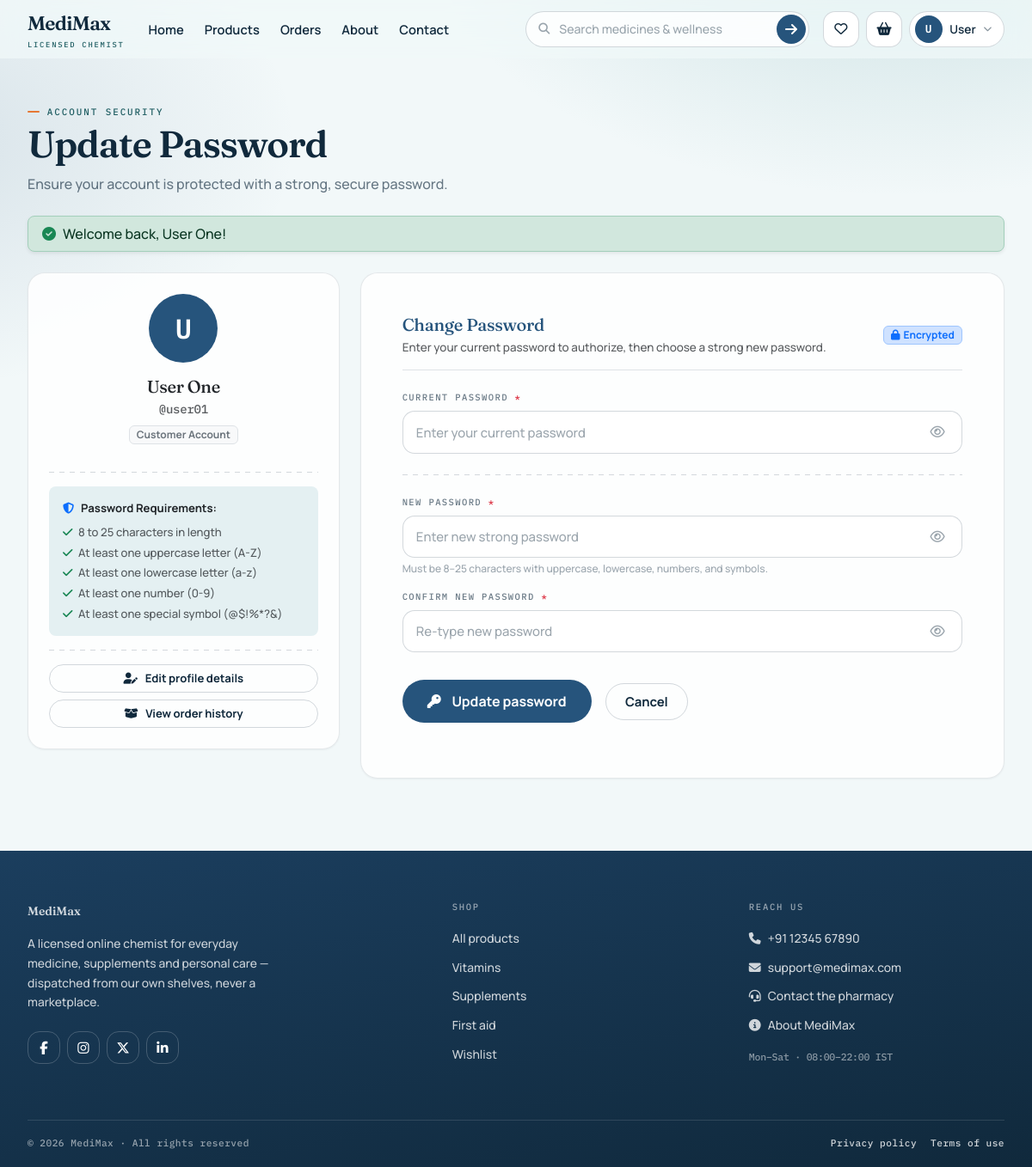
The app's page /?page=change-password&return_to=/MediMax/ (signed in) with its own data.
### tables this page shows
CREATE TABLE IF NOT EXISTS `users` (
  `id` int(10) unsigned NOT NULL AUTO_INCREMENT,
  `username` varchar(50) DEFAULT NULL,
  `name` varchar(150) DEFAULT NULL,
  `email` varchar(191) NOT NULL COMMENT 'Unique login email address',
  `password` varchar(255) NOT NULL COMMENT 'Bcrypt or Argon2 hashed password',
  `role` enum('customer','admin','owner') NOT NULL DEFAULT 'customer' COMMENT 'Role permissions for storefront and console',
  `image` varchar(255) DEFAULT NULL COMMENT 'Profile photo filename in public/images/',
  `phone` varchar(20) DEFAULT NULL COMMENT 'Optional contact phone number',
  `status` enum('active','inactive','suspended') NOT NULL DEFAULT 'active',
  `is_active` tinyint(1) NOT NULL DEFAULT 1,
  `created_at` timestamp NOT NULL DEFAULT current_timestamp(),
  `updated_at` timestamp NOT NULL DEFAULT current_timestamp() ON UPDATE current_timestamp(),
  PRIMARY KEY (`id`),
  UNIQUE KEY `email` (`email`),
  UNIQUE KEY `unique_username` (`username`),
  KEY `idx_users_role` (`role`),
  KEY `idx_users_status` (`status`),
  KEY `idx_users_is_active` (`is_active`)
);

### app/controllers/AuthController.php (called while the page is built, shortened)
<?php
class AuthController extends Controller {
    private function getSafeReturnUrl($rawReturn, $defaultUrl = null, array $disallowedPages = ['profile', 'edit-profile']) {
        $rawReturn = trim($rawReturn);
        $parsed = parse_url($rawReturn);
        $path = $parsed['path'] ?? '';
        $query = !empty($parsed['query']) ? '?' . $parsed['query'] : '';
        $localUrl = $path . $query;
        $queryParams = [];
        $targetPage = strtolower($queryParams['page'] ?? '');
        return $localUrl;
    }
    public function changePassword() {
        $userId = (int)$_SESSION['user']['id'];
        $pdo = Database::getConnection();
        $user = null;
        if ($pdo) {
            try {
                $stmt = $pdo->prepare("SELECT id, username, name, email, password, role, phone, image, created_at FROM users WHERE id = :id LIMIT 1");
                $stmt->execute([':id' => $userId]);
                $user = $stmt->fetch();
            } catch (PDOException $e) {
                error_log("User lookup error: " . $e->getMessage());
            }
        }
        $rawReturn = $_REQUEST['return_to'] ?? $_SERVER['HTTP_REFERER'] ?? '';
        $returnTo = $this->getSafeReturnUrl($rawReturn, url('profile'), ['change-password', 'update-password']);
        $errorMessage = '';
        $successMessage = $_SESSION['flash_success'] ?? '';
        $this->view('pages/change_password', [
            'user'           => $user,
            'errorMessage'   => $errorMessage,
            'successMessage' => $successMessage,
            'returnTo'       => $returnTo,
            'pageTitle'      => 'Update Password - MediMax.com'
        ]);
    }
}

### public/index.php (called while the page is built, shortened)
<?php
require_once __DIR__ . '/../config/app.php';
$router = new Router();
$router->dispatch();

### index.php (called while the page is built)
<?php
require_once __DIR__ . '/public/index.php';

### config/app.php (called while the page is built, shortened)
<?php
function asset($path) {
    $cleanPath = ltrim($path, '/');
    return BASE_URL . 'public/' . $cleanPath;
}
function url($page = '') {
    if (empty($page)) {
        return BASE_URL;
    }
    return BASE_URL . '?page=' . $page;
}
function isActive($page, $current) {
    return $page === $current ? 'active' : '';
}

### app/views/pages/change_password.php (the view, shortened to what this page needs)
<?php
Controller::partial('layouts/header', ['pageTitle' => $pageTitle ?? 'Update Password - MediMax.com']);
$uName     = $user['name'] ?? '';
$uUsername = $user['username'] ?? '';
$uRole     = $user['role'] ?? 'customer';
$displayName = !empty($uName) ? $uName : $uUsername;
$avatarInitial = strtoupper(substr($displayName ?: 'U', 0, 1));
$returnTo = $returnTo ?? url('profile');
?>
<div class="page">
  <div class="mm-container">
    <div class="page-head mb-4">
      <p class="eyebrow">Account Security</p>
      <h1 class="title-page">Update Password</h1>
      <p class="lede mb-0">Ensure your account is protected with a strong, secure password.</p>
    </div>
    <?php if (!empty($successMessage)): ?>
      <div class="alert alert-success d-flex align-items-center gap-2 py-2 px-3 mb-4 rounded-3 shadow-sm" role="alert">
        <i class="fas fa-circle-check flex-shrink-0 text-success"></i>
        <div><?= $successMessage ?></div>
      </div>
    <?php endif; ?>
    <div class="row g-4">
      <div class="col-lg-4">
        <div class="mm-card p-4 text-center">
          <div class="avatar mx-auto mb-3" style="width: 80px; height: 80px; font-size: 2rem; border-radius: 50%;" data-avatar-tint="<?= htmlspecialchars($displayName) ?>">
            <?= htmlspecialchars($avatarInitial) ?>
          </div>
          <h2 class="h5 mb-1 text-dark"><?= htmlspecialchars($displayName) ?></h2>
          <p class="text-muted num mb-2" style="font-size: .88rem; color: var(--primary-teal, #26547C);">@<?= htmlspecialchars($uUsername) ?></p>
          <span class="badge bg-light text-secondary border px-2 py-1 mb-3 text-capitalize" style="font-size: .75rem;">
            <?= htmlspecialchars($uRole) ?> Account
          </span>
          <hr class="label-rule my-3">
          <div class="text-start p-3 rounded-3" style="background: var(--mist, #F4F6F8); font-size: .82rem;">
            <p class="fw-bold mb-2 text-dark">
              <i class="fas fa-shield-halved text-primary me-2"></i>Password Requirements:
            </p>
            <ul class="list-unstyled mb-0 d-flex flex-column gap-1 text-muted">
              <li><i class="fas fa-check text-success me-1"></i> 8 to 25 characters in length</li>
              <li><i class="fas fa-check text-success me-1"></i> At least one uppercase letter (A-Z)</li>
              <li><i class="fas fa-check text-success me-1"></i> At least one lowercase letter (a-z)</li>
              <li><i class="fas fa-check text-success me-1"></i> At least one number (0-9)</li>
              <li><i class="fas fa-check text-success me-1"></i> At least one special symbol (@$!%*?&)</li>
            </ul>
          </div>
          <hr class="label-rule my-3">
          <div class="d-grid gap-2">
            <a href="<?= url('profile') ?>" class="btn-mm btn-mm-ghost btn-mm-sm text-center">
              <i class="fas fa-user-pen" aria-hidden="true"></i><span>Edit profile details</span>
            </a>
            <a href="<?= url('orders') ?>" class="btn-mm btn-mm-ghost btn-mm-sm text-center">
              <i class="fas fa-box-open" aria-hidden="true"></i><span>View order history</span>
            </a>
          </div>
        </div>
      </div>
      <div class="col-lg-8">
        <div class="mm-card p-4 p-md-5">
          <div class="d-flex align-items-center justify-content-between mb-4 border-bottom pb-3">
            <div>
              <h2 class="h5 mb-1" style="color: var(--primary-dark, #26547C);">Change Password</h2>
              <p class="text-muted mb-0" style="font-size: .84rem;">Enter your current password to authorize, then choose a strong new password.</p>
            </div>
            <span class="badge bg-primary-subtle text-primary border border-primary-subtle px-2 py-1">
              <i class="fas fa-lock me-1"></i>Encrypted
            </span>
          </div>
          <form action="<?= url('change-password') ?>" method="POST" id="changePasswordForm" novalidate>
            <div class="mm-field mb-4">
              <label for="old_password">Current Password <span class="text-danger">*</span></label>
              <div class="mm-field--pw">
                <input class="mm-input" type="password" id="old_password" name="old_password" required
                       data-validation="required"
                       placeholder="Enter your current password" autocomplete="current-password">
                <button class="pw-toggle" type="button" data-pw-toggle="old_password" aria-label="Toggle current password visibility">
                  <i class="far fa-eye" aria-hidden="true"></i>
                </button>
              </div>
            </div>
            <hr class="label-rule my-4">
            <div class="mm-field mb-3">
              <label for="new_password">New Password <span class="text-danger">*</span></label>
              <div class="mm-field--pw">
                <input class="mm-input" type="password" id="new_password" name="new_password" required
                       data-validation="required strongPassword min max" data-min="8" data-max="25"
                       placeholder="Enter new strong password" autocomplete="new-password">
                <button class="pw-toggle" type="button" data-pw-toggle="new_password" aria-label="Toggle new password visibility">
                  <i class="far fa-eye" aria-hidden="true"></i>
                </button>
              </div>
              <p class="mb-0 mt-1" style="font-size: .75rem; color: var(--ink-40, #666);">
                Must be 8–25 characters with uppercase, lowercase, numbers, and symbols.
              </p>
            </div>
            <div class="mm-field mb-4">
              <label for="confirm_password">Confirm New Password <span class="text-danger">*</span></label>
              <div class="mm-field--pw">
                <input class="mm-input" type="password" id="confirm_password" name="confirm_password" required
                       data-validation="required confirmPassword" data-password-id="new_password"
                       placeholder="Re-type new password" autocomplete="new-password">
                <button class="pw-toggle" type="button" data-pw-toggle="confirm_password" aria-label="Toggle confirm password visibility">
                  <i class="far fa-eye" aria-hidden="true"></i>
                </button>
              </div>
            </div>
            <div class="d-flex align-items-center gap-3 pt-2">
              <button type="submit" class="btn-mm btn-mm-primary btn-mm-lg">
                <i class="fas fa-key me-1"></i><span>Update password</span>
              </button>
              <a href="<?= htmlspecialchars($returnTo) ?>" class="btn-mm btn-mm-ghost">Cancel</a>
            </div>
          </form>
        </div>
      </div>
    </div>
  </div>
</div>

### app/views/layouts/header.php (shortened to what this page needs)
<?php
$currentPage = $_GET['page'] ?? 'home';
$isLoggedIn   = !empty($_SESSION['user']);
$navUser           = $_SESSION['user'] ?? null;
$hasName           = !empty($navUser['name']);
$displayHeaderName = $hasName ? $navUser['name'] : (!empty($navUser['username']) ? $navUser['username'] : 'User');
$navUserFirst      = $navUser ? strtok($displayHeaderName, ' ') : 'Sign in';
$avatarLetter      = strtoupper(substr($displayHeaderName, 0, 1));
?>
<!DOCTYPE html>
<html lang="en">
<head>
    <link href="https://cdn.jsdelivr.net/npm/bootstrap@5.3.3/dist/css/bootstrap.min.css" rel="stylesheet">
    <link rel="stylesheet" href="https://cdnjs.cloudflare.com/ajax/libs/font-awesome/6.6.0/css/all.min.css">
    <link rel="stylesheet" href="<?= asset('css/custom.css') ?>">
</head>
<body>
<nav class="navbar navbar-expand-lg fixed-top mm-nav" aria-label="Main">
  <div class="mm-container d-flex flex-wrap align-items-center justify-content-between">
    <a class="navbar-brand" href="<?= url() ?>">
      <span>MediMax<small>Licensed chemist</small></span>
    </a>
    <div class="offcanvas offcanvas-end" tabindex="-1" id="navOffcanvas" aria-labelledby="navOffcanvasLabel">
      <div class="offcanvas-body d-lg-flex align-items-lg-center gap-lg-3">
        <ul class="navbar-nav me-lg-auto mb-0">
          <li class="nav-item"><a class="nav-link <?= isActive('home', $currentPage) ?>" href="<?= url() ?>">Home</a></li>
          <li class="nav-item"><a class="nav-link <?= isActive('products', $currentPage) ?>" href="<?= url('products') ?>">Products</a></li>
          <li class="nav-item"><a class="nav-link <?= isActive('orders', $currentPage) ?>" href="<?= url('orders') ?>">Orders</a></li>
          <li class="nav-item"><a class="nav-link <?= isActive('about', $currentPage) ?>" href="<?= url('about') ?>">About</a></li>
          <li class="nav-item"><a class="nav-link <?= isActive('contact', $currentPage) ?>" href="<?= url('contact') ?>">Contact</a></li>
        </ul>
        <form class="mm-search my-3 my-lg-0" method="get" action="<?= url() ?>" role="search">
          <i class="fas fa-magnifying-glass mm-search__icon" aria-hidden="true"></i>
          <input id="navSearch" type="search" name="q" data-validation="max" data-max="120" placeholder="Search medicines &amp; wellness" value="<?= htmlspecialchars($_GET['q'] ?? '') ?>">
          <button type="submit" aria-label="Search"><i class="fas fa-arrow-right" aria-hidden="true"></i></button>
        </form>
        <div class="d-flex align-items-center gap-2">
          <a class="icon-btn" href="<?= url('wishlist') ?>" aria-label="Wishlist" title="Wishlist">
            <i class="far fa-heart" aria-hidden="true"></i>
          </a>
          <a class="icon-btn" href="<?= url('cart') ?>" aria-label="Cart" title="Cart">
            <i class="fas fa-basket-shopping" aria-hidden="true"></i>
          </a>
          <button class="account-btn" id="profileOptionsBtn" type="button" aria-haspopup="true" aria-expanded="false">
            <?php if ($isLoggedIn): ?>
              <span class="avatar" data-avatar-tint="<?= htmlspecialchars($displayHeaderName) ?>"><?= htmlspecialchars($avatarLetter) ?></span>
              <span id="userName"><?= htmlspecialchars($navUserFirst) ?></span>
            <?php else: ?>
              <span class="avatar"><i class="far fa-user" aria-hidden="true"></i></span>
              <span id="userName">Sign in</span>
            <?php endif; ?>
            <i class="fas fa-chevron-down" style="font-size:.62rem;opacity:.5" aria-hidden="true"></i>
          </button>
        </div>
      </div>
    </div>
  </div>
</nav>
<main id="main">

### records on screen
users: name "U", name "User", name "User One", username "user01", role "Customer"

### other values on screen
$successMessage "Welcome back, User One!"
